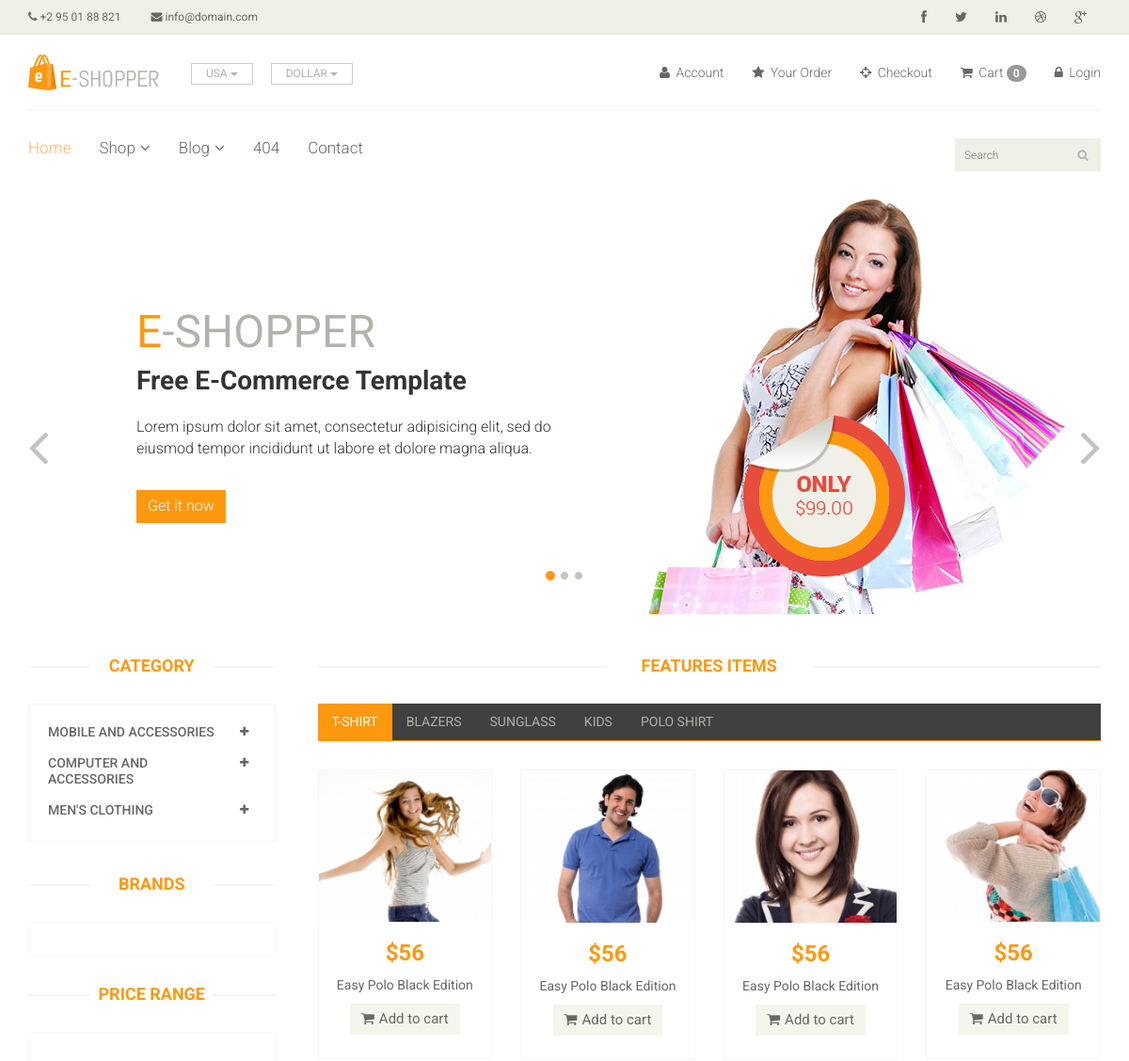
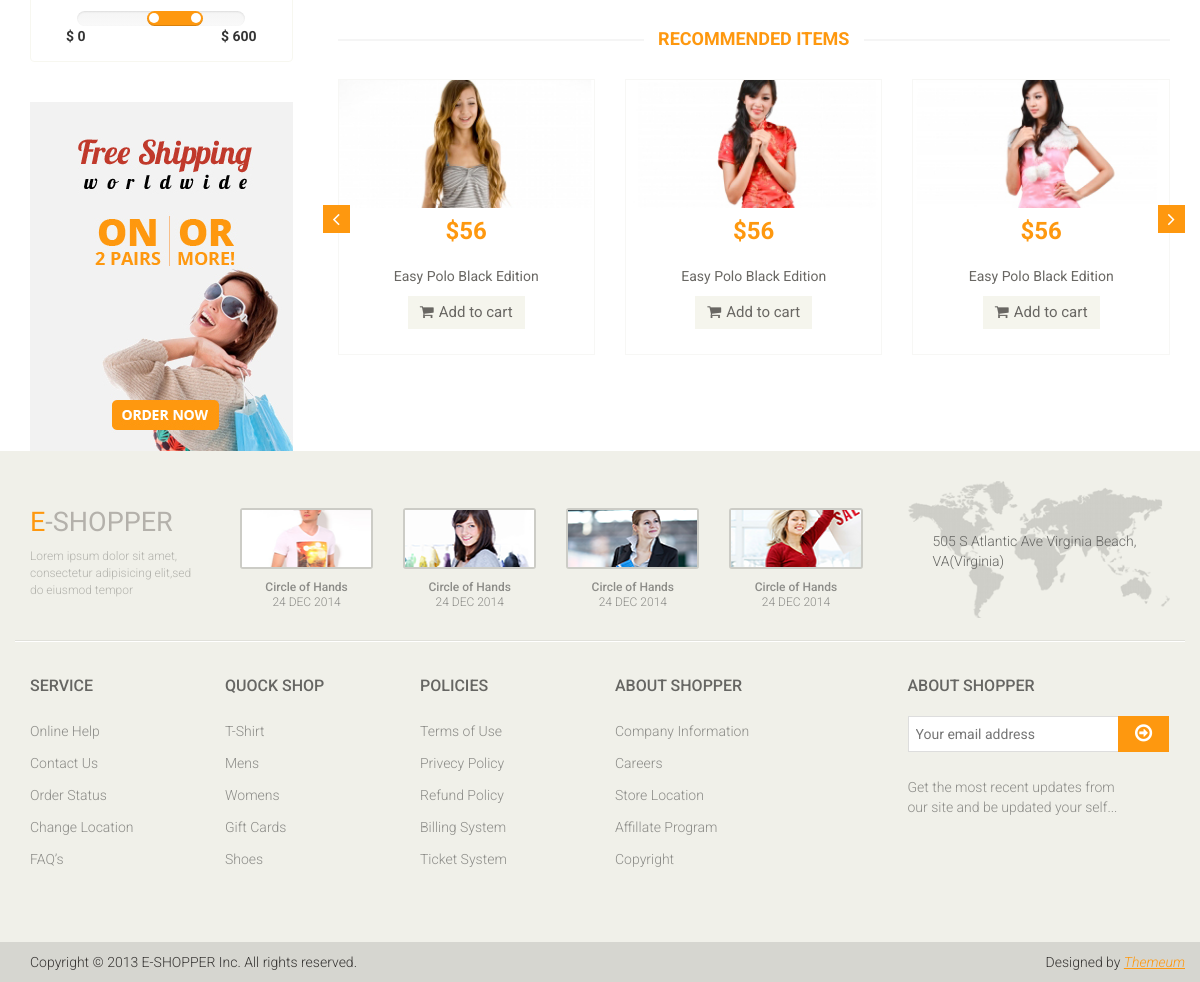
/, run on an earlier commit of the app's database (2 pictures, top to bottom).
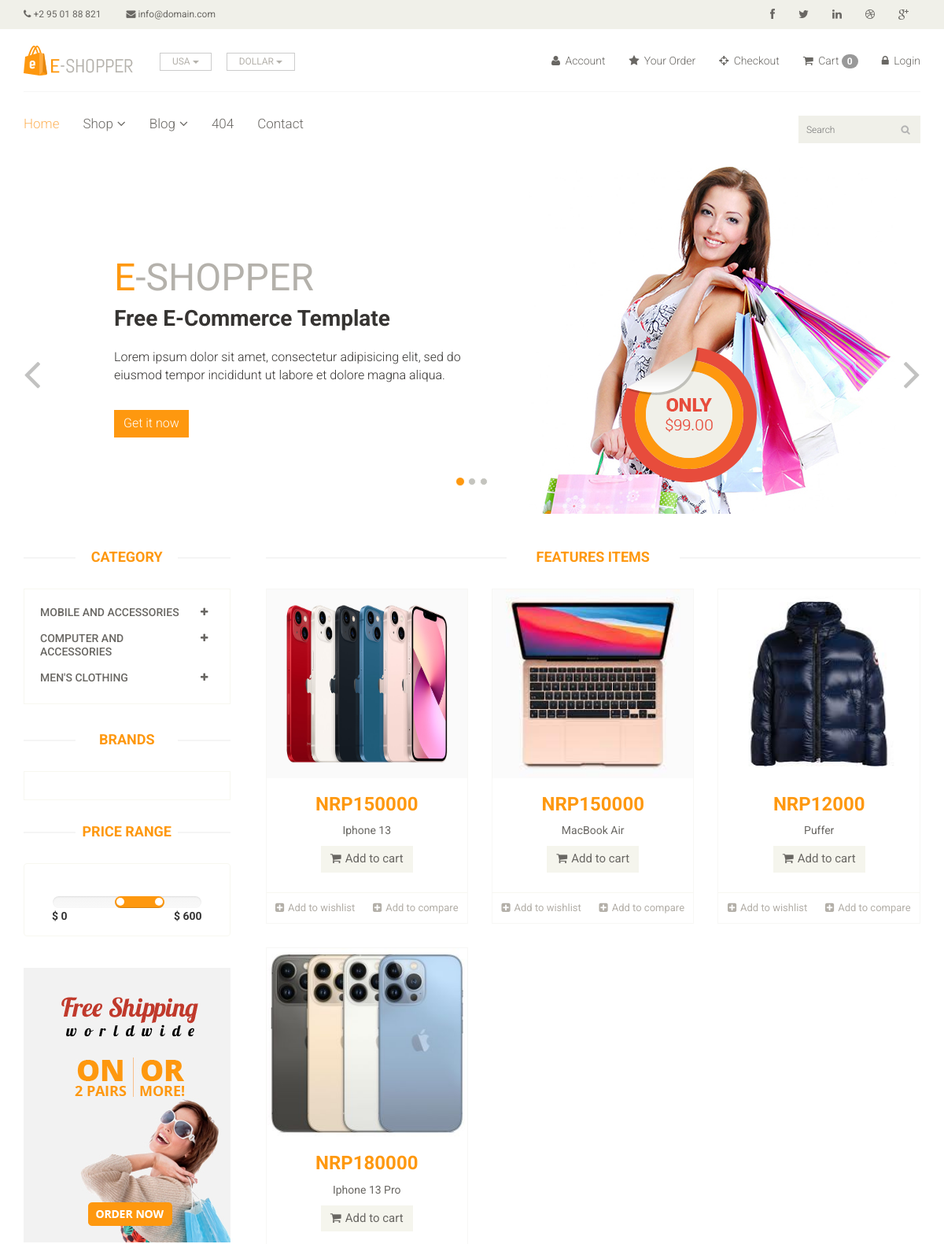
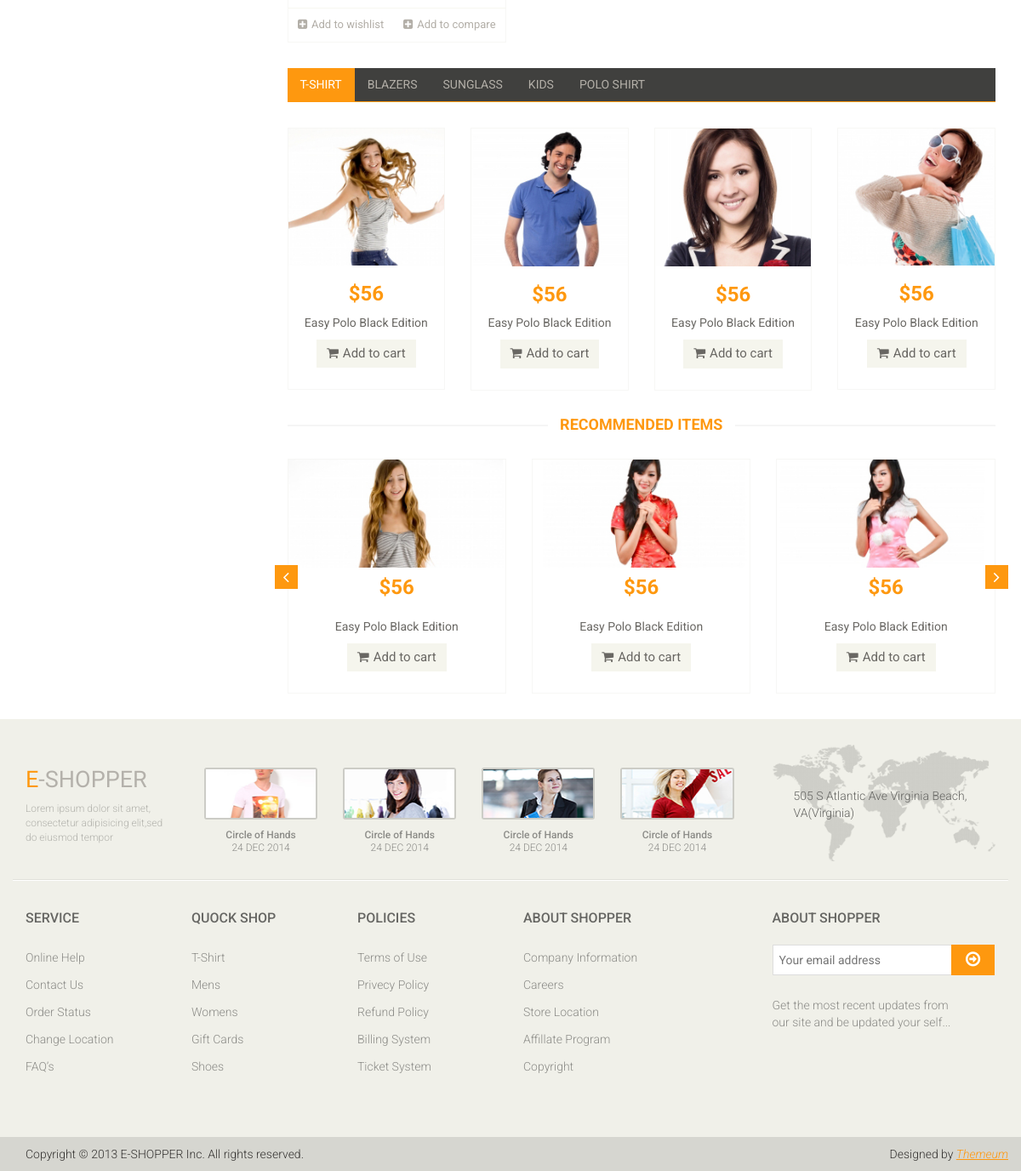
And on a later commit of the database (2 pictures, top to bottom).
### home/models.py (models this page shows, shortened)
class Category(models.Model):
    name = models.CharField(max_length=150)

class Product(models.Model):
    Availability = (('In stock','In stock'),('Out of Stock','Out of Stock'))
    Condition = (('New','New'),('Like New','Like New'),('Used','Used'))
    category = models.ForeignKey(Category, on_delete=models.CASCADE, null=False, default='')
    subcategory = models.ForeignKey(SubCategory, on_delete=models.CASCADE, null=False, default='')
    brand = models.ForeignKey(Brand,on_delete=models.CASCADE,null=True)
    image = models.ImageField(upload_to='ecommerce/pimg')
    name = models.CharField(max_length=100)
    price = models.IntegerField()
    Availability = models.CharField(choices=Availability, null=True, max_length=100)
    Condition = models.CharField(choices=Condition, null=True, max_length=100)
    date = models.DateField(auto_now_add=True)

### home/views.py (the view)
# urls.py: path("", views.Index, name="index"),
def Index(request):
    category = Category.objects.all()
    brand = Brand.objects.all()
    brandID = request.GET.get('brand')
    categoryID = request.GET.get('category')
    if categoryID:
        product = Product.objects.filter(subcategory=categoryID).order_by('-id')
    elif brandID:
        product = Product.objects.filter(brand=brandID).order_by('-id')
    else:
        product = Product.objects.all()
    context = {
        "category":category,
        "product":product,
        "brand":brand,
    }
    return render(request, "index.html", context)

### templates/index.html (shortened to what this page needs)
{% extends 'base.html' %}
{% load static %}
{% block content %}
	<section id="slider">
		<div class="container">
			<div class="row">
				<div class="col-sm-12">
					<div id="slider-carousel" class="carousel slide" data-ride="carousel">
						<ol class="carousel-indicators">
							<li data-target="#slider-carousel" data-slide-to="0" class="active"></li>
							<li data-target="#slider-carousel" data-slide-to="1"></li>
							<li data-target="#slider-carousel" data-slide-to="2"></li>
						</ol>
						<div class="carousel-inner">
							<div class="item active">
								<div class="col-sm-6">
									<h1><span>E</span>-SHOPPER</h1>
									<h2>Free E-Commerce Template</h2>
									<p>Lorem ipsum dolor sit amet, consectetur adipisicing elit, sed do eiusmod tempor incididunt ut labore et dolore magna aliqua. </p>
									<button type="button" class="btn btn-default get">Get it now</button>
								</div>
								<div class="col-sm-6">
									<img src="images/home/girl1.jpg" class="girl img-responsive" alt="" />
									<img src="images/home/pricing.png"  class="pricing" alt="" />
								</div>
							</div>
						</div>
						<a href="#slider-carousel" class="left control-carousel hidden-xs" data-slide="prev">
							<i class="fa fa-angle-left"></i>
						</a>
						<a href="#slider-carousel" class="right control-carousel hidden-xs" data-slide="next">
							<i class="fa fa-angle-right"></i>
						</a>
					</div>
				</div>
			</div>
		</div>
	</section>
	<section>
		<div class="container">
			<div class="row">
				<div class="col-sm-3">
					<div class="left-sidebar">
						<h2>Category</h2>
						<div class="panel-group category-products" id="accordian">
							{% for cat in category %}
							<div class="panel panel-default">
								<div class="panel-heading">
									<h4 class="panel-title">
										<a data-toggle="collapse" data-parent="#accordian" href="#{{cat.id}}">
											<span class="badge pull-right"><i class="fa fa-plus"></i></span>
											{{cat.name}}
										</a>
									</h4>
								</div>
							</div>
							{% endfor %}
						</div>
						<div class="brands_products">
							<h2>Brands</h2>
							<div class="brands-name">
							</div>
						</div>
						<div class="price-range">
							<h2>Price Range</h2>
							<div class="well text-center">
								 <input type="text" class="span2" value="" data-slider-min="0" data-slider-max="600" data-slider-step="5" data-slider-value="[250,450]" id="sl2" ><br />
								 <b class="pull-left">$ 0</b> <b class="pull-right">$ 600</b>
							</div>
						</div>
						<div class="shipping text-center">
							<img src="images/home/shipping.jpg" alt="" />
						</div>
					</div>
				</div>
				<div class="col-sm-9 padding-right">
					<div class="features_items">
						<h2 class="title text-center">Features Items</h2>
						{% for p in product %}
						<div class="col-sm-4">
							<div class="product-image-wrapper">
								<div class="single-products">
										<div class="productinfo text-center">
											<img src="{{p.image}}" alt="" height="240px;"/>
											<h2>NRP{{p.price}}</h2>
											<p>{{p.name}}</p>
											<a href="" class="btn btn-default add-to-cart"><i class="fa fa-shopping-cart"></i>Add to cart</a>
										</div>
										<div class="product-overlay">
											<div class="overlay-content">
											</div>
										</div>
								</div>
								<div class="choose">
									<ul class="nav nav-pills nav-justified">
										<li><a href="#"><i class="fa fa-plus-square"></i>Add to wishlist</a></li>
										<li><a href="#"><i class="fa fa-plus-square"></i>Add to compare</a></li>
									</ul>
								</div>
							</div>
						</div>
						{% endfor %}
					</div>
					<div class="category-tab">
						<div class="col-sm-12">
							<ul class="nav nav-tabs">
								<li class="active"><a href="#tshirt" data-toggle="tab">T-Shirt</a></li>
								<li><a href="#blazers" data-toggle="tab">Blazers</a></li>
								<li><a href="#sunglass" data-toggle="tab">Sunglass</a></li>
								<li><a href="#kids" data-toggle="tab">Kids</a></li>
								<li><a href="#poloshirt" data-toggle="tab">Polo shirt</a></li>
							</ul>
						</div>
						<div class="tab-content">
							<div class="tab-pane fade active in" id="tshirt" >
								<div class="col-sm-3">
									<div class="product-image-wrapper">
										<div class="single-products">
											<div class="productinfo text-center">
												<img src="images/home/gallery1.jpg" alt="" />
												<h2>$56</h2>
												<p>Easy Polo Black Edition</p>
												<a href="#" class="btn btn-default add-to-cart"><i class="fa fa-shopping-cart"></i>Add to cart</a>
											</div>
										</div>
									</div>
								</div>
								<div class="col-sm-3">
									<div class="product-image-wrapper">
										<div class="single-products">
											<div class="productinfo text-center">
												<img src="images/home/gallery2.jpg" alt="" />
												<h2>$56</h2>
												<p>Easy Polo Black Edition</p>
												<a href="#" class="btn btn-default add-to-cart"><i class="fa fa-shopping-cart"></i>Add to cart</a>
											</div>
										</div>
									</div>
								</div>
								<div class="col-sm-3">
									<div class="product-image-wrapper">
										<div class="single-products">
											<div class="productinfo text-center">
												<img src="images/home/gallery3.jpg" alt="" />
												<h2>$56</h2>
												<p>Easy Polo Black Edition</p>
												<a href="#" class="btn btn-default add-to-cart"><i class="fa fa-shopping-cart"></i>Add to cart</a>
											</div>
										</div>
									</div>
								</div>
								<div class="col-sm-3">
									<div class="product-image-wrapper">
										<div class="single-products">
											<div class="productinfo text-center">
												<img src="images/home/gallery4.jpg" alt="" />
												<h2>$56</h2>
												<p>Easy Polo Black Edition</p>
												<a href="#" class="btn btn-default add-to-cart"><i class="fa fa-shopping-cart"></i>Add to cart</a>
											</div>
										</div>
									</div>
								</div>
							</div>
						</div>
					</div>
					<div class="recommended_items">
						<h2 class="title text-center">recommended items</h2>
						<div id="recommended-item-carousel" class="carousel slide" data-ride="carousel">
							<div class="carousel-inner">
								<div class="item active">
									<div class="col-sm-4">
										<div class="product-image-wrapper">
											<div class="single-products">
												<div class="productinfo text-center">
													<img src="images/home/recommend1.jpg" alt="" />
													<h2>$56</h2>
													<p>Easy Polo Black Edition</p>
													<a href="#" class="btn btn-default add-to-cart"><i class="fa fa-shopping-cart"></i>Add to cart</a>
												</div>
											</div>
										</div>
									</div>
									<div class="col-sm-4">
										<div class="product-image-wrapper">
											<div class="single-products">
												<div class="productinfo text-center">
													<img src="images/home/recommend2.jpg" alt="" />
													<h2>$56</h2>
													<p>Easy Polo Black Edition</p>
													<a href="#" class="btn btn-default add-to-cart"><i class="fa fa-shopping-cart"></i>Add to cart</a>
												</div>
											</div>
										</div>
									</div>
									<div class="col-sm-4">
										<div class="product-image-wrapper">
											<div class="single-products">
												<div class="productinfo text-center">
													<img src="images/home/recommend3.jpg" alt="" />
													<h2>$56</h2>
													<p>Easy Polo Black Edition</p>
													<a href="#" class="btn btn-default add-to-cart"><i class="fa fa-shopping-cart"></i>Add to cart</a>
												</div>
											</div>
										</div>
									</div>
								</div>
							</div>
							 <a class="left recommended-item-control" href="#recommended-item-carousel" data-slide="prev">
								<i class="fa fa-angle-left"></i>
							  </a>
							  <a class="right recommended-item-control" href="#recommended-item-carousel" data-slide="next">
								<i class="fa fa-angle-right"></i>
							  </a>
						</div>
					</div>
				</div>
			</div>
		</div>
	</section>
{% endblock %}

What changed in the data, as far as the page shows it:
added Product: image (picture), price "150000", name "Iphone 13"
added Product: image (picture), price "150000", name "MacBook Air"
added Product: image (picture), price "12000", name "Puffer"
added Product: image (picture), price "180000", name "Iphone 13 Pro"
